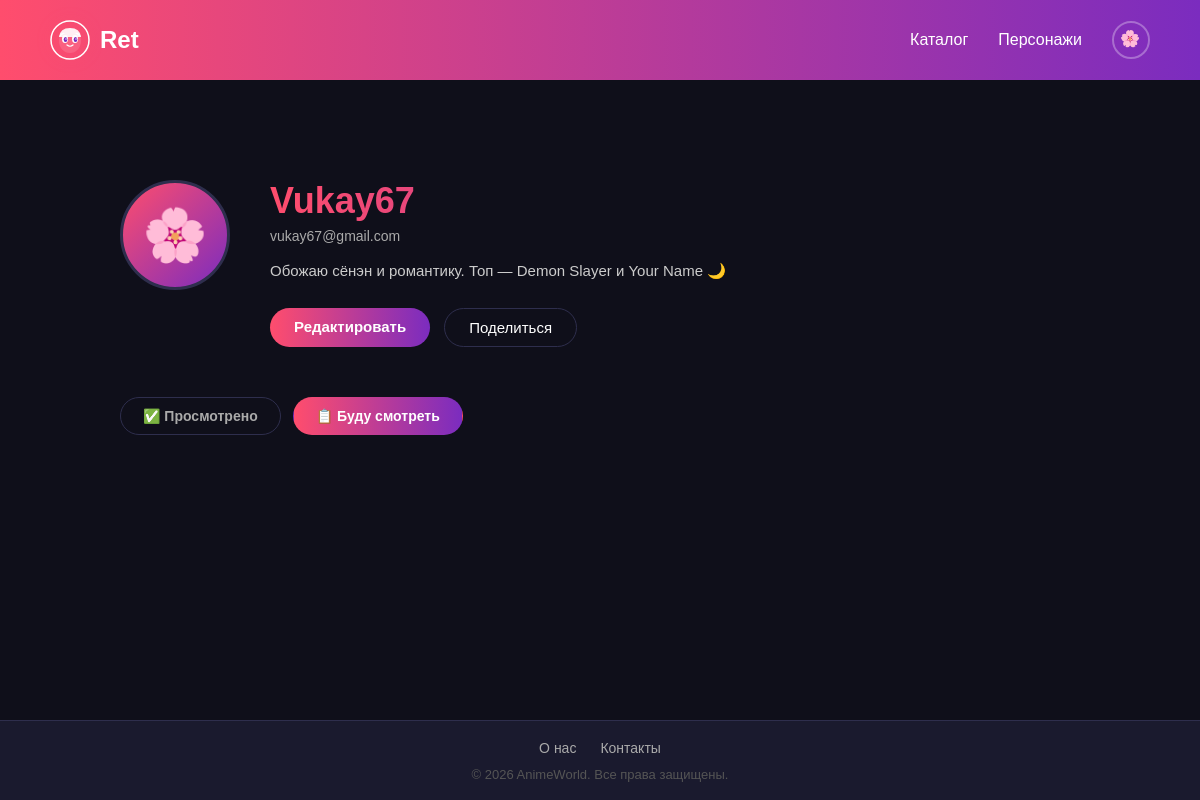
Before: /profil/ (signed in) with the older database file.
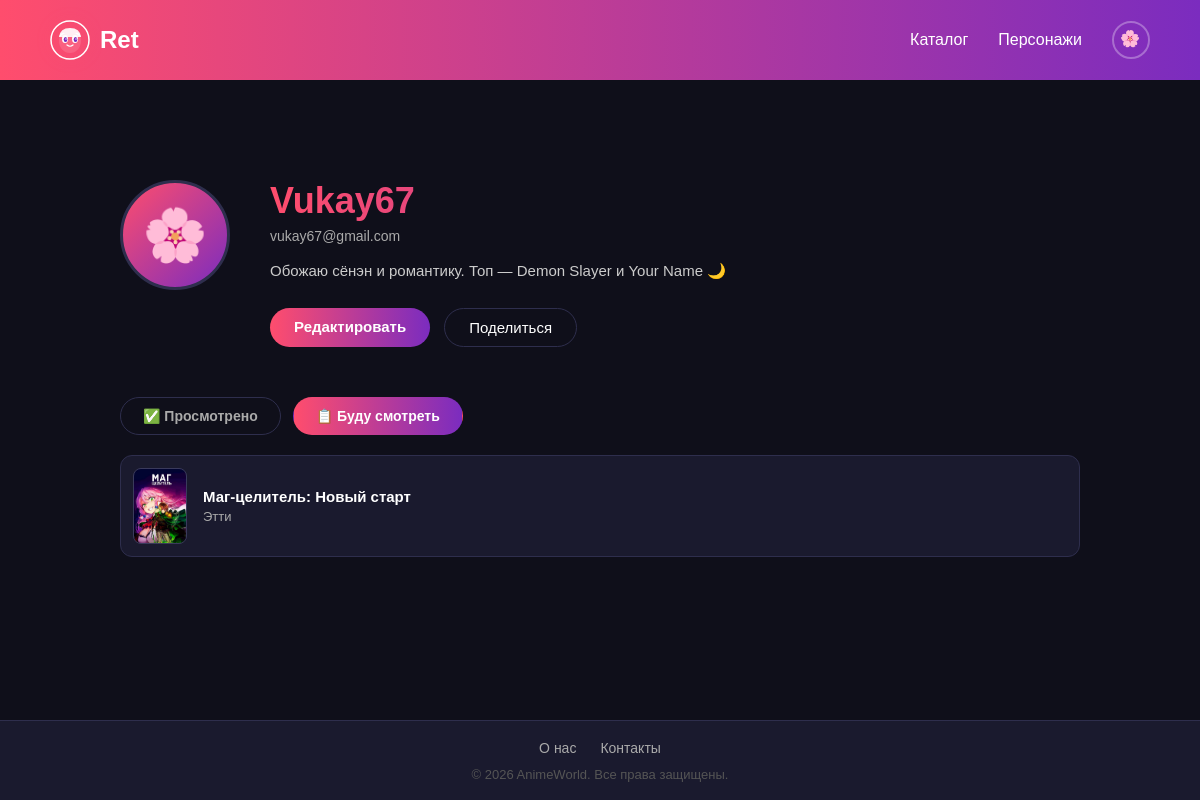
After: the same page with the newer database file.
### core/models.py (models this page shows, shortened)
class Bookmark(models.Model):
    STATUS_CHOICES = [
        ['planned', 'Буду смотреть'],
        ['watched', 'Просмотрено'],
    ]
    user = models.ForeignKey(User, on_delete=models.CASCADE)
    anime = models.ForeignKey(Anime, on_delete=models.CASCADE)
    status = models.CharField(max_length=10, choices=STATUS_CHOICES)
    class Meta:
        unique_together = ("user", "anime")

class Anime(models.Model):
    event = ""
    month = timezone.now().month
    if month in (12, 1, 2):
        event = "winter"
    elif month in (3, 4, 5):
        event = "Весна"
    elif month in (6, 7, 8):
        event = "summer"
    elif month in (9, 10, 11):
        event = "autumn"
    name = models.CharField(max_length=200)
    slug = models.SlugField(unique=True, blank=True)
    image = models.ImageField(upload_to="anime_poster")
    description = models.TextField()
    release_year = models.DateField("Дата")
    shikimori_rating = models.DecimalField(max_digits=3, decimal_places=1)
    our_rating = models.FloatField(default=0)
    ss_year = models.CharField(default=event)
    year = models.CharField(default=timezone.now().year)
    genres = models.ManyToManyField("Genre", related_name="animes")

class Genre(models.Model):
    name = models.CharField(max_length=100, verbose_name="Название")

### core/views.py (the view)
# urls.py: path('profil/', profil_page, name="profil_page"),
@login_required
def profil_page(request):
    user = request.user
    rating_sub = Reating.objects.filter(
        user=user, anime=OuterRef('anime')
    ).values('point')[:1]
    watched = user.bookmark_set.filter(status='watched').annotate(
        user_rating=Subquery(rating_sub)
    )
    planned = user.bookmark_set.filter(status='planned')
    context = {
        'watched': watched,
        'planned': planned,
    }
    return render(request, "profil.html", context)

### core/templates/profil.html (shortened to what this page needs)
{% extends './base.html' %}
{% block content %}
    <main class="main">
        <div class="profile">
            <div class="profile-hero">
                {% if request.user.image %}
                <img src="{{ request.user.image.url }}" alt="{{ request.user.username }}">
                {% else %}
                <div class="profile-avatar-wrap">
                    <div class="profile-avatar">🌸</div>
                </div>
                <div class="profile-info">
                    <h1 class="profile-name">{{ request.user.username }}</h1>
                    <p class="profile-tag">{{ request.user.email }}</p>
                    <p class="profile-bio">Обожаю сёнэн и романтику. Топ — Demon Slayer и Your Name 🌙</p>
                    <div class="profile-actions">
                        <a href="{% url 'redact_page' %}" class="btn-primary">Редактировать</a>
                        <button class="btn-secondary">Поделиться</button>
                    </div>
                </div>
                {% endif %}
            </div>
            <div class="watchlist">
                <div class="watchlist-tabs">
                    <button class="watchlist-tab" onclick="switchTab(this, 'watched')">✅ Просмотрено</button>
                    <button class="watchlist-tab active" onclick="switchTab(this, 'plan')">📋 Буду смотреть</button>
                </div>
                <div class="watchlist-panel active" id="tab-plan">
                    {% for p in planned %}
                    <a href="{% url 'anime_detail_page' p.anime.slug %}" class="anime-card">
                        <div class="anime-thumb"><img src="{{ p.anime.image.url }}" alt="{{ p.anime.name }}" /></div>
                        <div class="anime-card-info">
                            <span class="anime-title">{{ p.anime.name }}</span>
                            <span class="anime-genre">
                            {% for genre in p.anime.genres.all %}
                                {{ genre.name }}{% if not forloop.last %} · {% endif %}
                            {% empty %}
                                Без жанра
                            {% endfor %}
                            </span>
                        </div>
                    </a>
                    {% endfor %}
                </div>
        </div>
    </main>
</body>
</html>
{% endblock %}

Changed rows visible on the page:
added Bookmark: anime.image (picture), anime.name "Маг-целитель: Новый старт"
now on this page (row unchanged): Genre: name "Этти"
